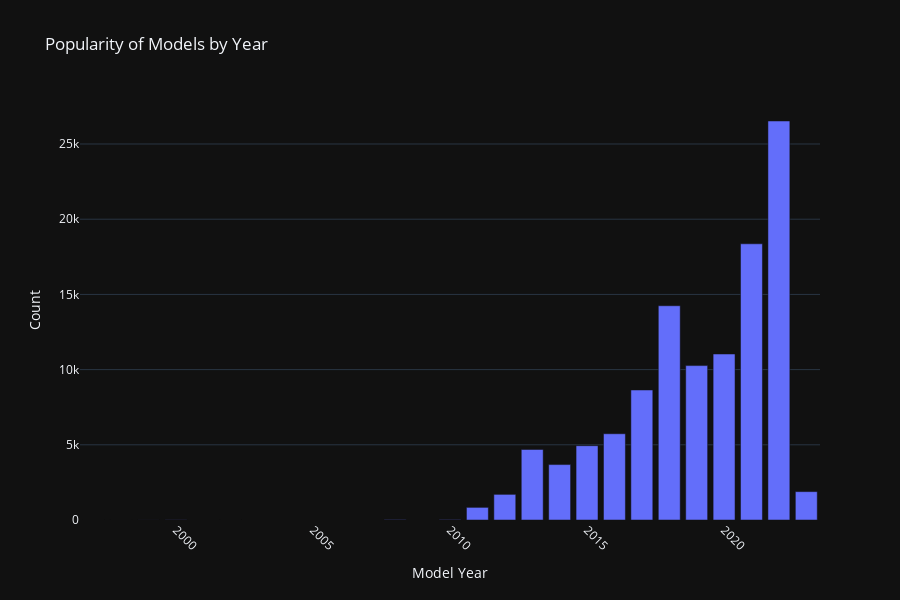

The cell this chart's notebook holds for it:
### Markdown cell above
# popularity

### Code cell
fig = px.bar(
    data_frame=Ev_popularity,
    x='Model Year', 
    y='count',
    title="Popularity of Models by Year",  
    labels={"Model Year": "Model Year", "count": "Count"},  #
    color_discrete_sequence=['#636EFA'], 
    template='plotly_dark', 
    hover_data={'Model Year': True, 'count': True},  # Hover data
    height=600  
)

# Add axis title and improve layout
fig.update_layout(
    xaxis_title="Model Year",  
    yaxis_title="Count",  
    plot_bgcolor='rgba(0, 0, 0, 0)',  
    xaxis=dict(
        showgrid=False,  
        tickangle=45, 
        tickmode='array',  
    ),  
    yaxis=dict(showgrid=True, zeroline=False),  
    
)

### Figure 1 — Plotly figure (JSON) as saved in the notebook; plotly's stock layout.template omitted (floating-point values rounded to 4 significant figures)
{"data": [{"alignmentgroup": "True", "hovertemplate": "Model Year=%{x}<br>Count=%{y}<extra></extra>", "legendgroup": "", "marker": {"color": "#636EFA", "pattern": {"shape": ""}}, "name": "", "offsetgroup": "", "orientation": "v", "showlegend": false, "textposition": "auto", "type": "bar", "x": [2022, 2021, 2018, 2020, 2019, 2017, 2016, 2015, 2013, 2014, 2023, 2012, 2011, 2010, 2008, 2000, 1999, 2002, 1997, 1998], "xaxis": "x", "y": [26530, 18364, 14246, 11038, 10266, 8644, 5735, 4940, 4691, 3685, 1886, 1705, 840, 24, 23, 10, 3, 2, 1, 1], "yaxis": "y"}], "layout": {"barmode": "relative", "height": 600, "legend": {"tracegroupgap": 0}, "plot_bgcolor": "rgba(0, 0, 0, 0)", "title": {"text": "Popularity of Models by Year"}, "xaxis": {"anchor": "y", "domain": [0, 1], "showgrid": false, "tickangle": 45, "tickmode": "array", "title": {"text": "Model Year"}}, "yaxis": {"anchor": "x", "domain": [0, 1], "showgrid": true, "title": {"text": "Count"}, "zeroline": false}}}
